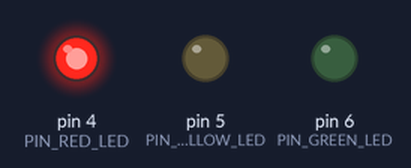
The sketch below on a simulated Arduino Uno, built with avr-gcc and run on an emulated ATmega328P. Parts: output pins drawn as LEDs (lit = HIGH).

Above: at 0.5 s.
At 1.5 s:
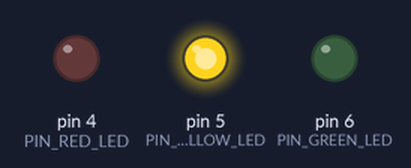
At 5.5 s:
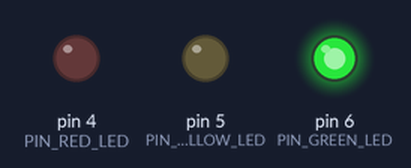
Timing chart, 0 to 6.9 s (numbered marks = the images above):
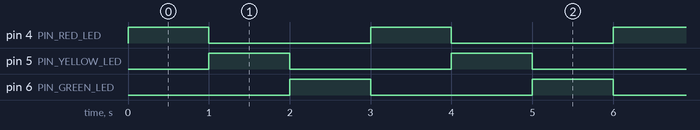

Measured:
- by itself, pin 4 (PIN_RED_LED), pin 5 (PIN_YELLOW_LED), pin 6 (PIN_GREEN_LED): alternates HIGH for 1.0 s and LOW for 2.0 s
- by itself, everything shown: repeats every 3.0 s, in 3 steps

The sketch:

09_led.ino
```cpp
// 신호등 LED 테스트

#define PIN_RED_LED     4
#define PIN_YELLOW_LED  5
#define PIN_GREEN_LED   6

void setup() {
    pinMode(PIN_RED_LED, OUTPUT);
    pinMode(PIN_YELLOW_LED, OUTPUT);
    pinMode(PIN_GREEN_LED, OUTPUT);
}

void loop() {
    digitalWrite(PIN_RED_LED, HIGH);
    digitalWrite(PIN_YELLOW_LED, LOW);
    digitalWrite(PIN_GREEN_LED, LOW);
    delay(1000);

    digitalWrite(PIN_RED_LED, LOW);
    digitalWrite(PIN_YELLOW_LED, HIGH);
    digitalWrite(PIN_GREEN_LED, LOW);
    delay(1000);

    digitalWrite(PIN_RED_LED, LOW);
    digitalWrite(PIN_YELLOW_LED, LOW);
    digitalWrite(PIN_GREEN_LED, HIGH);
    delay(1000);
}
```
